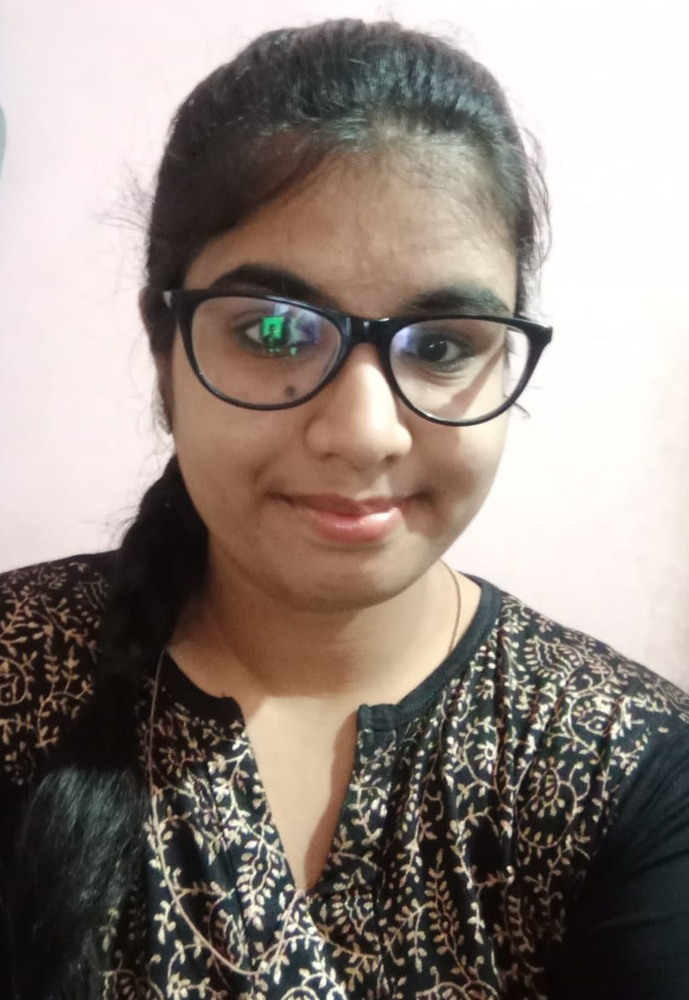
#> input picture photo.jpeg, 689 x 1000 px, shrunk from 824 x 1196 before the run
$ jupyter execute --allow-errors DIP_1.ipynb
#> lines starting #> are read from the running program, lines starting #| are printed output that depends on the picture
[cell 1]
from matplotlib.image import imread
import matplotlib.pyplot as plt
import numpy as np
import cv2
from PIL import image
from numpy import asarray

input_image = imread("photo.jpeg")
#> input_image is the input picture: shape (1000, 689, 3); mean R, G, B 145.4, 134.3, 127.2

r,g,b = input_image[:,:,0],input_image[:,:,1],input_image[:,:,2]
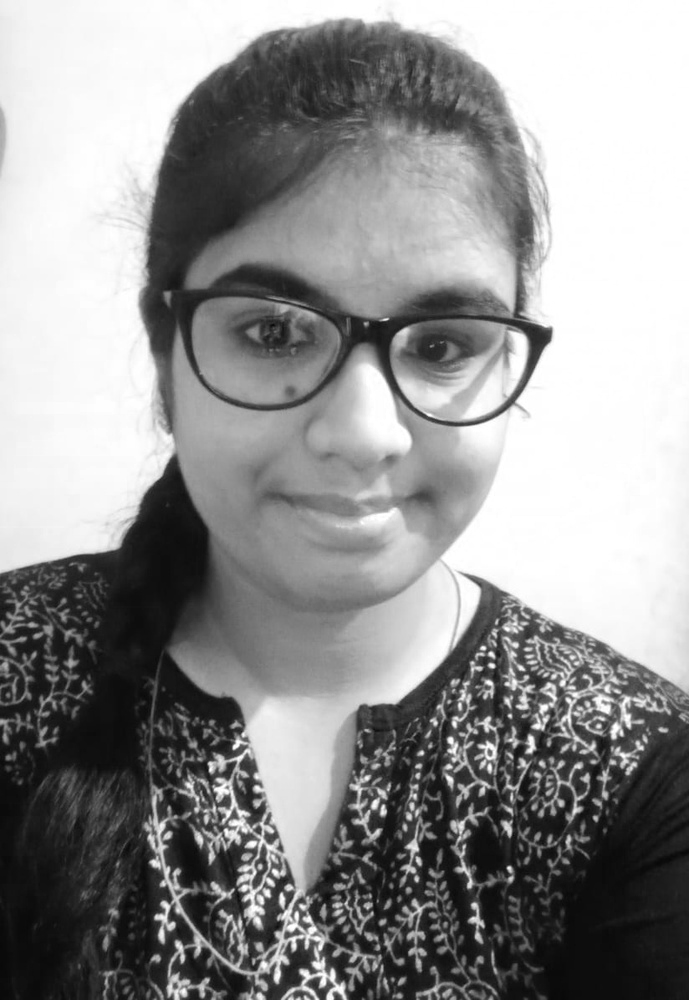
#> r: shape (1000, 689); min 7, max 255, mean 145.4
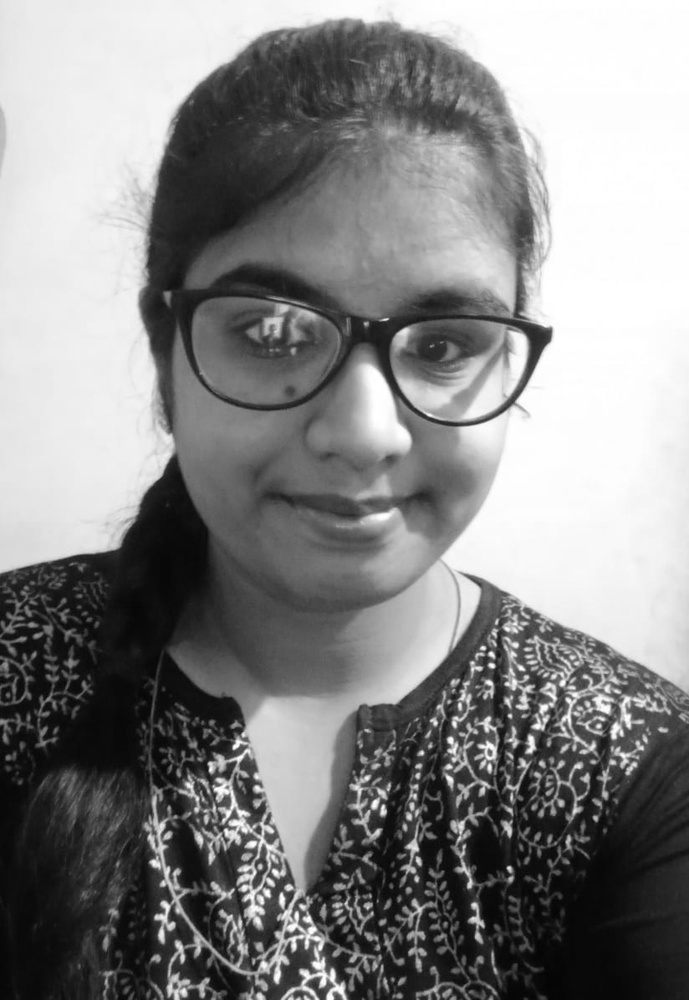
#> g: shape (1000, 689); min 3, max 255, mean 134.3
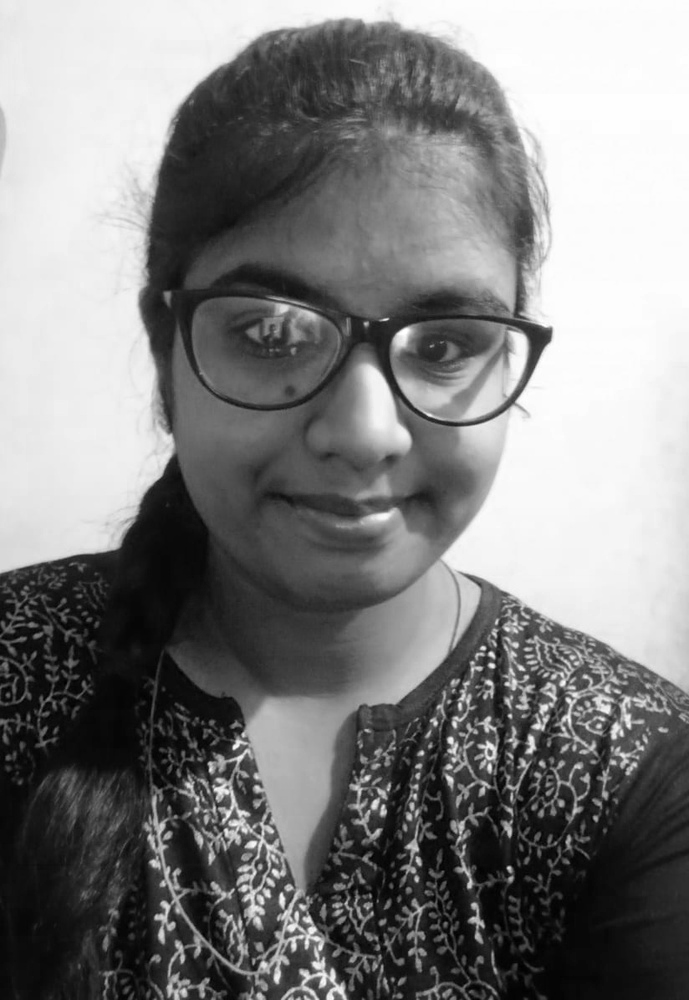
#> b: shape (1000, 689); min 0, max 255, mean 127.2

gamma = 1.08

r_const,g_const,b_const = 0.2126,0.7152,0.0722

grayscale_image = r_const*r**gamma + g_const*g**gamma + b_const*b**gamma
img = cv2.imread('photo.jpeg',2)
#> img: shape (1000, 689); min 4, max 255, mean 136.8
binary=cv2.threshold(img,128,255,cv2.THRESH_BINARY)
#> (the rest of this cell did not finish here and is left out)
